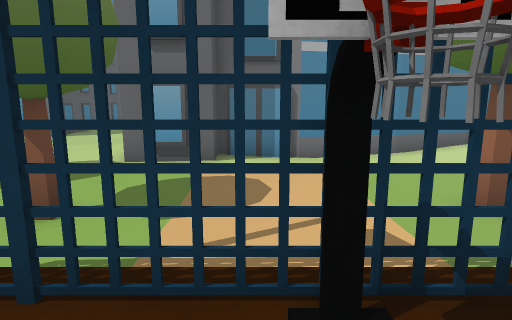
View 1 (above)

20 first-person views from a walk through a scene from a Unity 3-D project. The camera is 1.3 m above the floor, tilts 10° down and sees 75° across. The floor is counted in squares, 1 m on a side. Each view is taken from the middle of a square. On the plan, view 1 faces up. The plan holds only what a view shows up to about 14 squares ahead; the rest is blank. The place goes on beyond the plan. Some animated figures are left out.

View 2
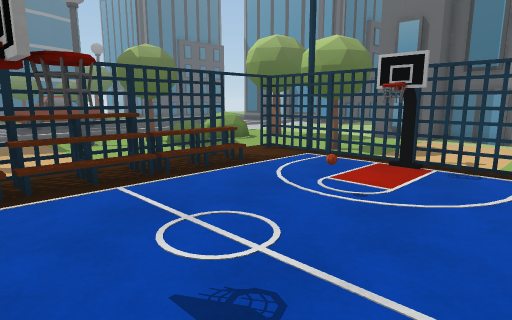

View 3
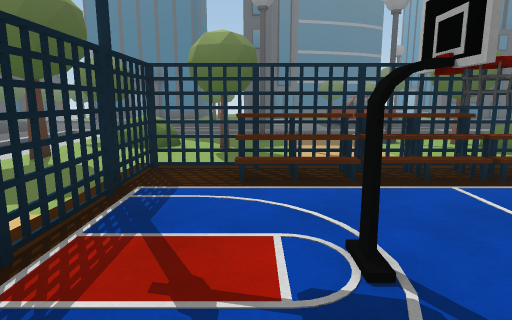

View 4
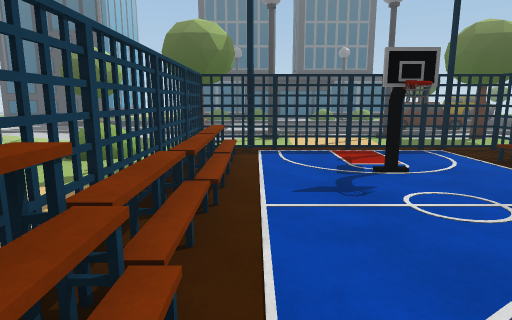

View 5
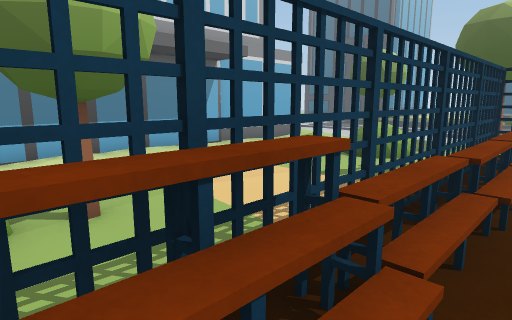

View 6
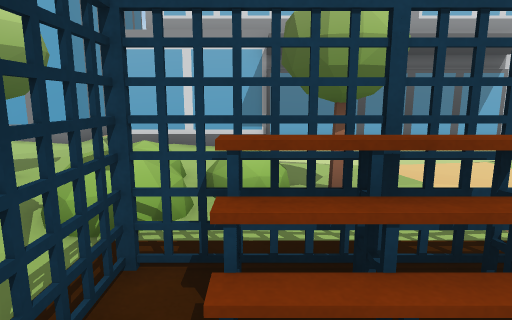

View 7
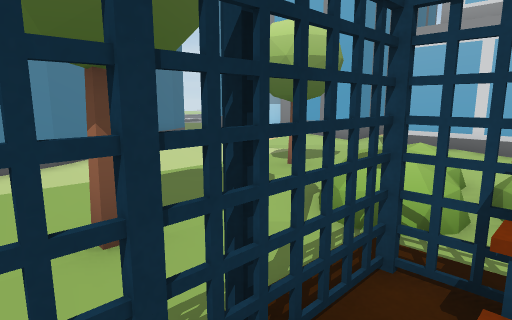

View 8
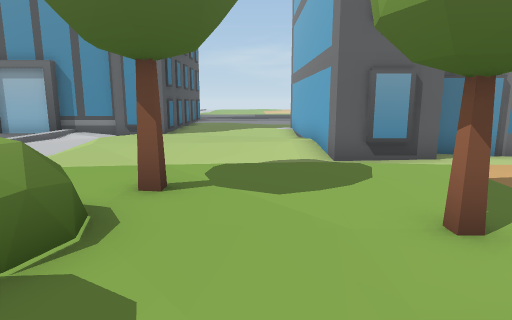

View 9
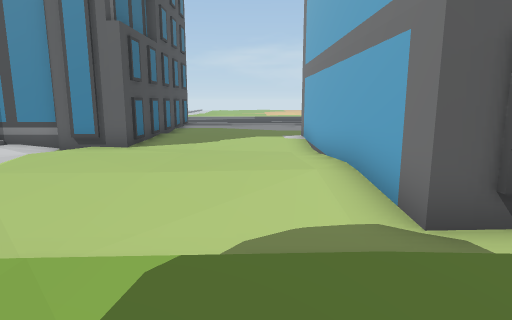

View 10
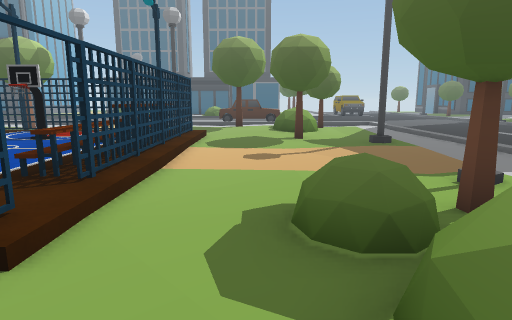

View 11
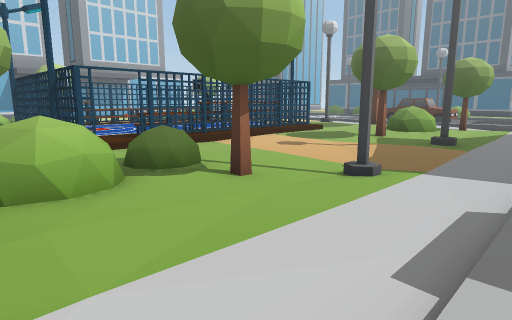

View 12
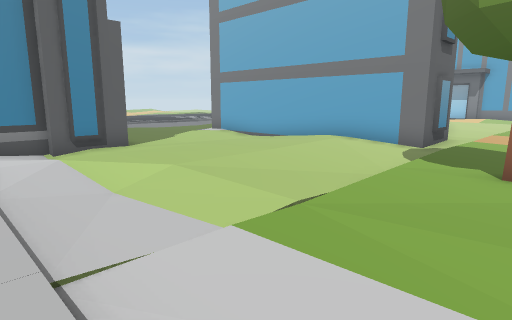

View 13
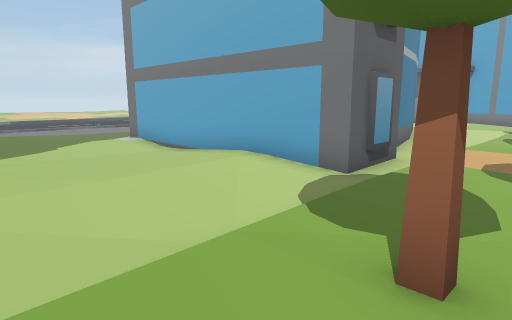

View 14
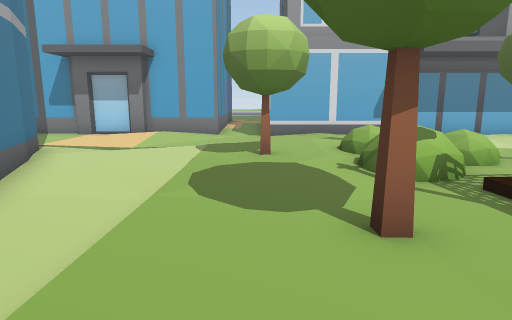

View 15
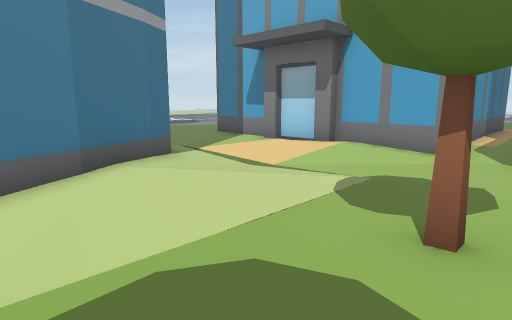

View 16
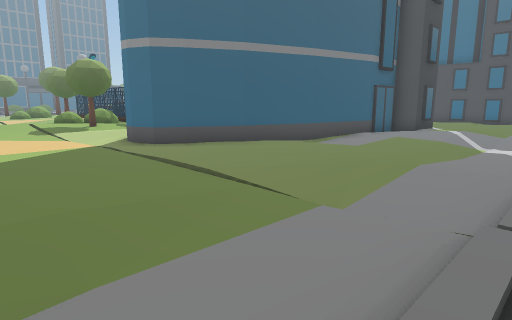

View 17
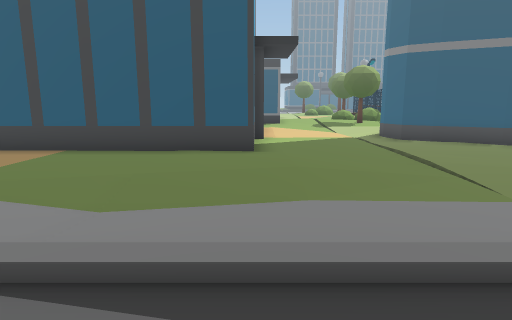

View 18
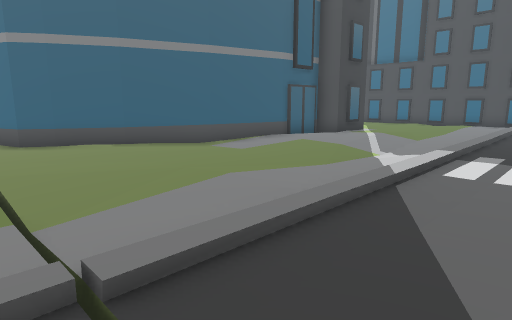

View 19
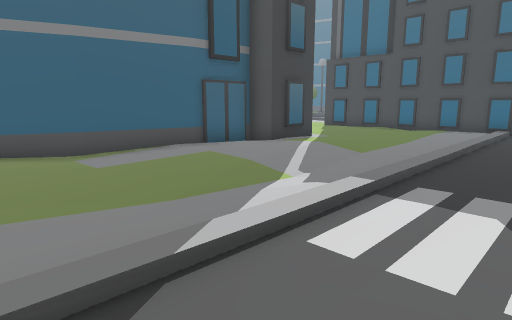

View 20
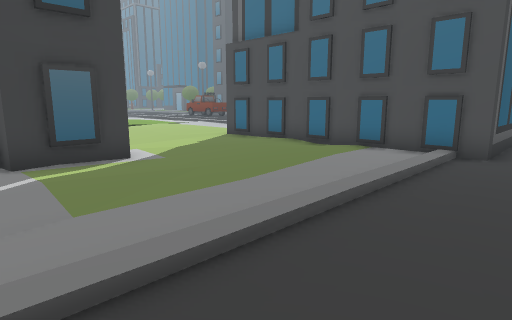

### Floor plan
Key: @ floor where view 1 was taken; # wall or solid block; x gap in a wall; . main floor; : floor 0.25 m higher than the main floor; - floor 0.25 m lower than the main floor; / step, stairs or slope; = window, fence, low wall or low ledge; B building; T tree; H thing the floor can be seen under or through; P plant; S streetlight; A box; O other object.
Columns run from 13 left of view 1 to 20 right of it. Each row starts with its distance up from view 1.
 25          ... .  ... ... .  .
 24   ......................
 23   ###.........................
 22     #..........................
 21     #.........--...............
 20     #........................./:
 19     #.......:.............:::....
 18     #.....#B#..............::.....
 17     #.....###B#...................
 16    ##.....#   #####........#######
 15 ####B.....#       ####.....#
 14 /.........#          ##....#
 13 /.........#          ##....#
 12 /.........#          ##....#
 11 /.-/::::::#       ####.....B
 10  .-/...:::#    ####.::/...:#
  9 /../......###B##.....:.....#
  8 /../......###..............#######
  7 /........::....................:::
  6  .....TT............TTT:......
  5 / .::...........T...:::::.#
  4  ..::PP...T.........P:::::#
  3 /...:PP............PP.P:::#
  2 /.....P../#SHHHHS=/PPP.. .#
  1 /...T..../:::HH:://...    #
  0  ......../A::@:: //.#T....B
 -1 /..S...../H:::O::=/.# ...:B
 -2 /......../H::::::#/.::....B
 -3 /........//::::::=/.......B
 -4 /......../#:::#::#/......:B
 -5 /......../=::#:::= ... ...B
 -6 /..S...../A::::::# ...   .B
 -7 /....T.../x::::::A ...O  .#
 -8 /.....::./#SHHHHS# .PP   .#
 -9 /....PP:.....      .PP   .#
-10   ...PP::........  ::
-11   :.T:::T.:::.....T
-12    ....... S...S:       ...
-13    .......              ...

Where each view was taken, in squares from view 1:
view 1: 0 up, 0 right, facing up
view 2: 5 down, 3 right, facing up-left
view 3: 6 down, 3 right, facing left
view 4: 1 up, 3 right, facing down
view 5: 1 up, 3 right, facing down-right
view 6: 1 up, 2 right, facing right
view 7: 1 up, 2 right, facing up-right
view 8: 1 up, 5 left, facing up
view 9: 5 up, 5 left, facing up
view 10: 5 up, 6 left, facing down
view 11: 5 up, 13 left, facing down-right
view 12: 5 up, 13 left, facing up-right
view 13: 5 up, 9 left, facing up-right
view 14: 6 up, 0 right, facing right
view 15: 5 up, 5 right, facing up-right
view 16: 23 up, 14 right, facing down-left
view 17: 25 up, 14 right, facing down
view 18: 25 up, 11 right, facing down-left
view 19: 25 up, 7 right, facing down-left
view 20: 25 up, 0 right, facing down-left
